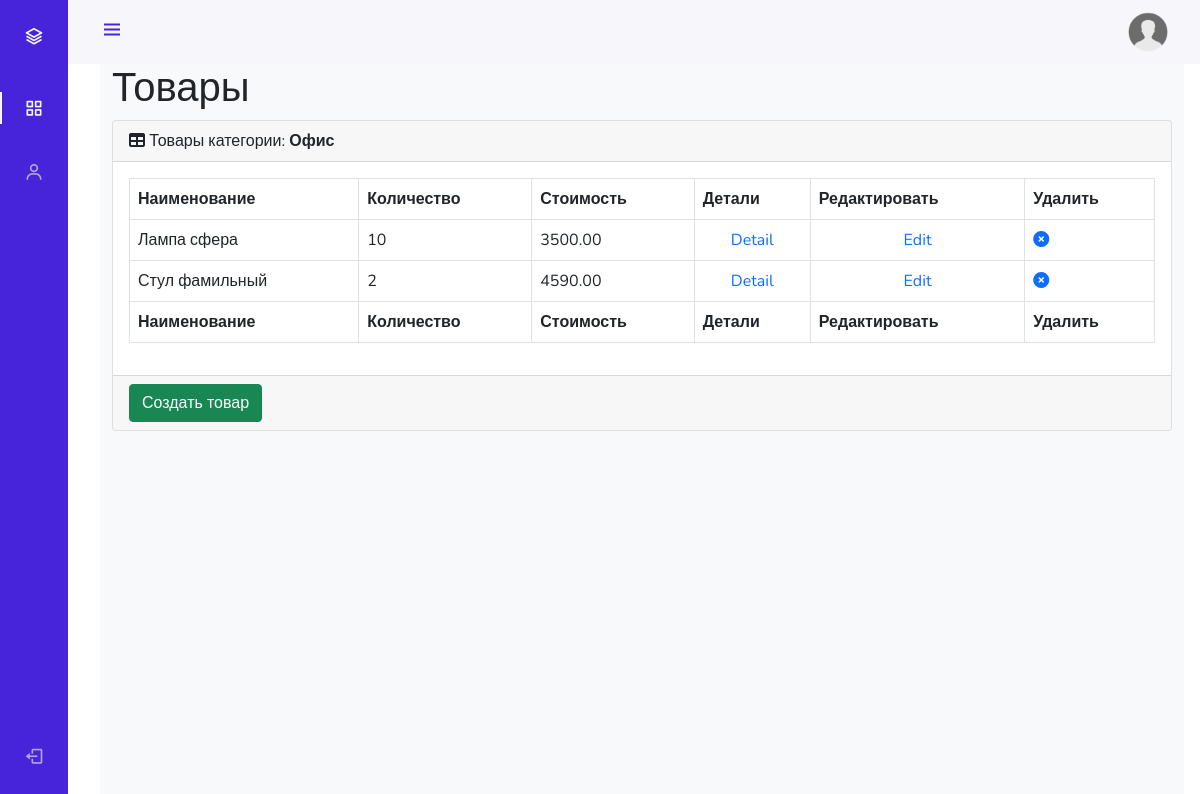
Screenshot of /admin_staff/products/read/category/1/ (signed in) with the database file from the repository.
### mainapp/models.py (models this page shows, shortened)
class ProductCategory(models.Model):
    name = models.CharField(verbose_name='имя', max_length=64, unique=True)
    description = models.TextField(verbose_name='описание', blank=True)
    created = models.DateTimeField(auto_now_add=True)
    updated = models.DateTimeField(auto_now=True)
    is_active = models.BooleanField(default=True)

class Product(models.Model):
    category = models.ForeignKey(
        ProductCategory,
        on_delete=models.CASCADE,
    )
    name = models.CharField(
        verbose_name='имя продукта',
        max_length=128,
    )
    image = models.ImageField(
        upload_to='products_images',
        blank=True,
    )
    short_desc = models.CharField(
        verbose_name='короткое описание',
        max_length=60,
        blank=True,
    )
    description = models.TextField(
        verbose_name='описание',
        blank=True,
    )
    price = models.DecimalField(
        verbose_name='цена продукта',
        max_digits=8,
        decimal_places=2,
        default=0,
    )
    quantity = models.PositiveIntegerField(
        verbose_name='количество на складе',
        default=0,
    )
    is_active = models.BooleanField(default=True)

### adminapp/views.py (the view)
# urls.py: path('products/read/category/<int:pk>/', adminapp.products, name='products'),
@user_passes_test(lambda u: u.is_superuser)
def products(request, pk):
    title = 'админка/продукт'
    category = get_object_or_404(ProductCategory, pk=pk)
    products_list = Product.objects.filter(category__pk=pk).order_by('name')
    context = {
        'title': title,
        'category': category,
        'objects': products_list,
    }
    return render(request, 'adminapp/products.html', context)

### mainapp/context_processors.py (called while the page is built)
def basket(request):
    print(f'context processor basket works')
    basket = []
    if request.user.is_authenticated:
        basket = Basket.objects.filter(user=request.user)
    return {
        'basket': basket,
    }

### adminapp/templates/adminapp/products.html
{% extends 'adminapp/base.html' %}
{% load static %}
{% block content %}
<main>
    <div class="container-fluid">
        <h1 class="mt-4">Товары</h1>
        <div class="card mb-4">
            <div class="card-header">
                <i class="fas fa-table mr-1"></i>
                Товары категории: <strong>{{ category.name|title }}</strong>
            </div>
            <div class="card-body">
                <div class="table-responsive">
                    <table class="table table-bordered" id="dataTable" width="100%" cellspacing="0">
                        <thead>
                        <tr>
                            <th>Наименование</th>
                            <th>Количество</th>
                            <th>Стоимость</th>
                            <th>Детали</th>
                            <th>Редактировать</th>
                            <th>Удалить</th>
                        </tr>
                        </thead>
                        <tfoot>
                        <tr>
                            <th>Наименование</th>
                            <th>Количество</th>
                            <th>Стоимость</th>
                            <th>Детали</th>
                            <th>Редактировать</th>
                            <th>Удалить</th>
                        </tr>
                        </tfoot>
                        <tbody>
                        {% for product in objects %}
                            <tr {% if not product.is_active %} style="opacity: 0.5;" {% endif %}>
                                <td>{{ product.name }}</td>
                                <td>{{ product.quantity }}</td>
                                <td>{{ product.price }}</td>
                                <td class="text-center">
                                    <a href="{% url 'admin_staff:product_read' product.pk %}">Detail</a>
                                </td>
                                <td class="text-center">
                                    <a href="{% url 'admin_staff:product_update' product.pk %}">Edit</a>
                                </td>
                                <td>
                                    <a {% if not product.is_active %} class="invisible" {% endif %} href="{% url 'admin_staff:product_delete' pk=product.id %}">
                                        <i class="fa fa-times-circle"></i>
                                    </a>
                                </td>
                            </tr>
                        {% endfor %}
                        </tbody>
                    </table>
                </div>
            </div>
            <div class="card-footer">
                <a href="{% url 'admin_staff:product_create' category.pk %}">
                    <button class="btn btn-success">Создать товар</button>
                </a>
            </div>
        </div>
    </div>
</main>
{% endblock %}

### adminapp/static/adminapp/css/style.css (style rules this page uses)
:root { --header-height: 3rem; --nav-width: 68px; --first-color: #4723D9; --first-color-light: #AFA5D9; --white-color: #F7F6FB; --body-font: 'Nunito', sans-serif; --normal-font-size: 1rem; --z-fixed: 100 }
body { position: relative; margin: var(--header-height) 0 0 0; padding: 0 1rem; font-family: var(--body-font); font-size: var(--normal-font-size); transition: .5s }
a { text-decoration: none }
@media screen and (min-width: 768px) { body { margin: calc(var(--header-height) + 1rem) 0 0 0; padding-left: calc(var(--nav-width) + 2rem) } }

### rows the page displays
ProductCategory: name "Офис"
Product: name "Лампа сфера", quantity "10", price "3500.00"
Product: name "Стул фамильный", quantity "2", price "4590.00"
